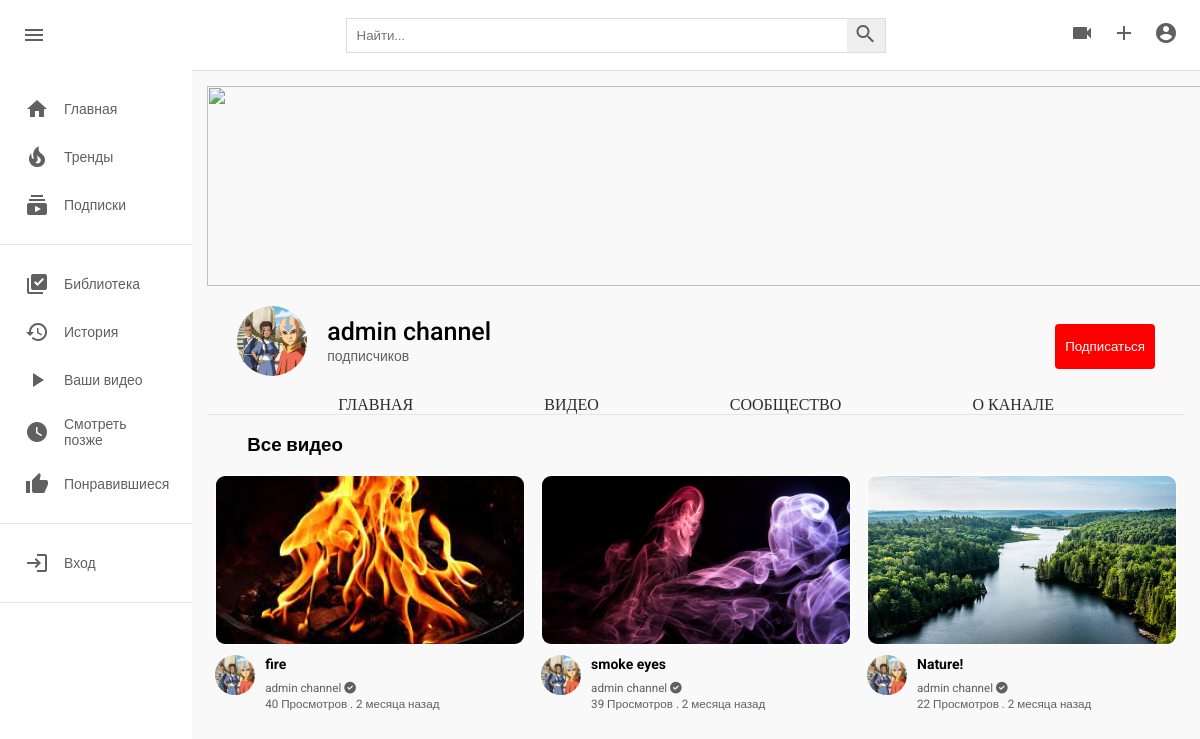
The page /channel-videos/2/ on the database its author committed.
### app_channel/models.py (models this page shows, shortened)
class Channel(models.Model):
    channel_name = models.CharField(max_length=255, verbose_name='название канала')
    full_name = models.CharField(max_length=255, verbose_name='имя')
    description = models.TextField(verbose_name='описание')
    owner = models.OneToOneField(User, on_delete=models.PROTECT, verbose_name='владелец канала', related_name='channel')
    keywords = TaggableManager(verbose_name='теги канала')
    subscribers = models.ManyToManyField(User, verbose_name='подписчики', related_name='subscribers',
                                         null=True, blank=True)
    is_active = models.BooleanField(default=True, verbose_name='активный канал')
    avatar = models.ImageField(upload_to=path_for_avatar_channel, verbose_name='аватарка')
    channel_art = models.ImageField(upload_to=path_for_avatar_channel, verbose_name='обложка канала',
                                    null=True, blank=True)
    created_at = models.DateTimeField(auto_now_add=True, verbose_name='дата создания канала')
    verified = models.BooleanField(default=False, verbose_name='верифицирован')
    business_email = models.EmailField(null=True, blank=True, verbose_name='почта для сотрудничества')
    is_show_business_email = models.BooleanField(default=False, verbose_name='показывать почту для сотрудничества')
    location = models.CharField(max_length=255, null=True, blank=True, verbose_name='адрес')
    is_show_location = models.BooleanField(default=False, verbose_name='показывать адрес')
    twitter = models.URLField(max_length=255, verbose_name='twitter', null=True, blank=True)
    facebook = models.URLField(max_length=255, verbose_name='facebook', null=True, blank=True)
    instagram = models.URLField(max_length=255, verbose_name='instagram', null=True, blank=True)
    tiktok = models.URLField(max_length=255, verbose_name='tiktok', null=True, blank=True)
    class Meta:
        verbose_name = 'канал'
        verbose_name_plural = 'каналы'

### app_main/models.py (models this page shows, shortened)
class Video(models.Model):
    title = models.CharField(max_length=255, verbose_name='название видео')
    description = models.TextField(verbose_name='описание')
    video = models.FileField(upload_to=path_for_video, verbose_name='видео')
    image = models.ImageField(upload_to=path_for_video, verbose_name='картинка видео')
    tags = TaggableManager(blank=True)
    created_at = models.DateTimeField(auto_now_add=True)
    visibility = models.CharField(max_length=20, choices=VISIBILITY, default='public', verbose_name='доступ')
    views = models.PositiveIntegerField(default=0, verbose_name='просмотры')
    author = models.ForeignKey(User, on_delete=models.PROTECT, verbose_name='автор')
    time_update_view_count = models.DateTimeField(default=now(), verbose_name='время обновления просмотра')
    likes = models.ManyToManyField(User, related_name='likes_video', verbose_name='лайки', null=True, blank=True)
    dislikes = models.ManyToManyField(User, related_name='dislikes_video', verbose_name='дизлайки',
                                      null=True, blank=True)
    history_videos = models.ManyToManyField(User, related_name='history_videos', verbose_name='история просмотра',
                                            blank=True, null=True)
    saved_user = models.ManyToManyField(User, related_name='saved_videos',
                                        verbose_name='сохраненные видео для просмотра позже', null=True, blank=True)
    is_featured_video = models.BooleanField(default=False, verbose_name='главное видео на канале')
    class Meta:
        verbose_name = 'видео'
        verbose_name_plural = 'видео'

### app_channel/views.py (the view)
# urls.py: path('channel-videos/<int:channel_id>/', ChannelVideosView.as_view(), name='channel-videos'),
class ChannelVideosView(DetailView):
    model = Channel
    template_name = 'channel/channel-videos.html'
    pk_url_kwarg = 'channel_id'
    def get_context_data(self, **kwargs):
        context = super().get_context_data(**kwargs)
        context['videos'] = Video.objects.filter(author=self.object.owner, visibility='public').order_by('-created_at')
        return context

### templates/channel/channel-videos.html
{% extends 'base.html' %}
{% load static %}
{% load humanize %}
{% block style %} <link rel="stylesheet" href="{% static 'css/style.css' %}" type="text/css">{% endblock style %}
{% block content %}
<div class="mainBody">
    {% include 'partials/sidebar.html' %}
    <div class="videos">
        {% include 'channel/partials/channel-header.html' %}
        <br>
        <div class="popular-video flex">
            <h3>Все видео</h3>
        </div>
        <br>
        <div class="videos__container">
            {% for v in videos %}
                <div class="video">
                    <div class="video__thumbnail">
                        {% if v.image %}
                            <a href="{% url 'video-detail' v.id %}"><img src="{{v.image.url}}" alt=""></a>
                        {% else %}
                            <a href="{% url 'video-detail' v.id %}"><img src="https://encrypted-tbn0.gstatic.com/images?q=tbn:ANd9GcQrf0lpB42PwkxZCIvkgPjzFbA4SMYVhjyVLDdrC5_OLJEAI4GCqBfknjVqIeqQXvHuX9A&usqp=CAU" alt=""></a>
                        {% endif %}
                    </div>
                    <div class="video__details">
                        <div class="author">
                            {% if v.author.channel.avatar %}
                                <a href="{% url 'channel-profile' v.author.channel.id %}"><img src="{{ v.author.channel.avatar.url }}" alt=""></a>
                            {% else %}
                                <a href="{% url 'channel-profile' v.author.channel.id %}"><img src="https://cdn-icons-png.flaticon.com/512/1053/1053244.png?w=360" alt=""></a>
                            {% endif %}
                        </div>
                        <div class="title">
                            <a href="{% url 'video-detail' v.id %}"><h3>{{v.title|truncatechars:34}}</h3></a>
                            <a href="{% url 'channel-profile' v.author.channel.id %}"><small>{{v.author.channel.channel_name}} {% if v.author.channel.verified == True %} <i class="fas fa-check-circle"></i> {% endif %} </small></a>
                            <span><small>{{ v.views }} Просмотров . {{ v.created_at|naturaltime }} </small></span>
                        </div>
                    </div>
                </div>
            {% endfor %}
        </div>
    </div>
</div>
{% endblock content %}

### templates/base.html (shortened to what this page needs)
{% load static %}
<!DOCTYPE html>
<html lang="en">
<head>
    {% block style %}
    {% endblock style %}
    <link rel="stylesheet" href="https://use.fontawesome.com/releases/v6.0.0/css/all.css" />
</head>
<body>
    <div class="header">
        <a href="{% url 'index' %}">
            <div class="header__left">
                <i id="menu" class="material-icons">menu</i>
            </div>
        </a>
        <div class="header__search">
            <form action="{% url 'search' %}" method="GET">
                <input type="text" placeholder="Найти..." name="q">
                <button><i class="material-icons">search</i></button>
            </form>
        </div>
        <div class="header__icons">
            {% if request.user.is_authenticated %}
                <a href="{% url 'upload-video' %}"><i class="material-icons ">videocam</i></a>
                <a href="{% url 'create-post' request.user.channel.id %}"><i class="material-icons">add</i></a>
            {% else %}
                <a href="{% url 'sign-in' %}"><i class="material-icons ">videocam</i></a>
                <a href="{% url 'sign-in' %}"><i class="material-icons">add</i></a>
            {% endif %}
            {% if request.user.is_authenticated %}
                <a href="{% url 'studio' request.user.id %}"><i id="drop-down" class="material-icons display-this">account_circle</i></a>
            {% else %}
                <a href="{% url 'sign-in' %}"><i id="drop-down" class="material-icons display-this">account_circle</i></a>
            {% endif %}
        </div>
    </div>
    {% block content %}
    {% endblock content %}
</body>
</html>

### templates/partials/sidebar.html (shortened to what this page needs)
<div class="sidebar">
    <div class="sidebar__categories">
        <a href="{% url 'index' %}">
            <div class="sidebar__category">
                <i class="material-icons">home</i>
                <span>Главная</span>
            </div>
        </a>
        <a href="{% url 'trending' %}">
            <div class="sidebar__category">
                <i class="material-icons">local_fire_department</i>
                <span>Тренды</span>
            </div>
        </a>
        <a href="{% url 'subscriptions_videos' %}">
            <div class="sidebar__category">
                <i class="material-icons">subscriptions</i>
                <span>Подписки</span>
            </div>
        </a>
    </div>
    <hr>
    <div class="sidebar__categories">
        <a href="{% url 'saved-videos' %}">
                <div class="sidebar__category">
                    <i class="material-icons">library_add_check</i>
                    <span>Библиотека</span>
                </div>
        </a>
        <a href="{% url 'history-videos' %}">
            <div class="sidebar__category">
                <i class="material-icons">history</i>
                <span>История</span>
            </div>
        </a>
        {% if request.user.is_authenticated %}
            <a href="{% url 'channel-videos' request.user.channel.id %}">
                <div class="sidebar__category">
                    <i class="material-icons">play_arrow</i>
                    <span>Ваши видео</span>
                </div>
            </a>
        {% else %}
            <a href="{% url 'sign-in' %}">
                <div class="sidebar__category">
                    <i class="material-icons">play_arrow</i>
                    <span>Ваши видео</span>
                </div>
            </a>
        {% endif %}
        <a href="{% url 'saved-videos' %}">
            <div class="sidebar__category">
                <i class="material-icons">watch_later</i>
                <span>Смотреть позже</span>
            </div>
        </a>
        <a href="{% url 'liked_videos' %}">
            <div class="sidebar__category">
                <i class="material-icons">thumb_up</i>
                <span>Понравившиеся</span>
            </div>
        </a>
    </div>
    <hr>
    <div class="sidebar__categories">
        {% if not request.user.is_authenticated %}
            <a href="{% url 'sign-in' %}">
                <div class="sidebar__category">
                    <i class="material-icons">login</i>
                    <span>Вход</span>
                </div>
            </a>
        {% endif %}
    </div>
    <hr>
</div>

### templates/channel/partials/channel-header.html (shortened to what this page needs)
<div class="channel-art">
    {% if channel.channel_art %}
        <img style="object-fit: cover;" src="{{ channel.channel_art.url }}" alt="">
    {% else %}
        <img src="https://wallpaper.dog/large/10702685.jpg" alt="">
    {% endif %}
</div>
<div class="channel-header flex">
    <div class="channel-img-title flex">
        {% if channel.avatar %}
            <img class="img" src="{{channel.avatar.url}}" alt="">
        {% else %}
            <img class="img" src="https://thumbs.dreamstime.com/b/default-avatar-profile-vector-user-profile-default-avatar-profile-vector-user-profile-profile-179376714.jpg" alt="">
        {% endif %}
        <div class="channel-image-texts">
            <h4>{{channel.channel_name}}</h4>
            <span> подписчиков</span>
        </div>
    </div>
    <div class="channel-header-btns">
        {% if request.user in channel.subscribers.all %}
            <div><button id="sub_btn" onclick="addsub()" class="channel-subscribe sub_button_channel">Отписаться</button></div>
        {% else %}
            <div><button id="sub_btn" onclick="addsub()" class="channel-subscribe sub_button_channel">Подписаться</button></div>
        {% endif %}
    </div>
</div>
<div class="channel-header-links flex">
    <a href="{% url 'channel-profile' channel.id %}" class="display-this">Главная</a>
    <a href="{% url 'channel-videos' channel.id %}" class="display-this">Видео</a>
    <a href="{% url 'channel-community' channel.id %}" class="dont-display-thdis">Сообщество</a>
    <a href="{% url 'channel-about' channel.id %}" class="displhray-this">О канале</a>
</div>
<hr>

### static/css/style.css (style rules this page uses)
* { margin: 0; padding: 0; box-sizing: border-box; font-family: 'Roboto', sans-serif; }
body { font-family: poppins; }
.material-icons { color: rgb(96, 96, 96); }
.header { display: flex; justify-content: space-between; align-items: center; height: 70px; padding: 15px; }
.header__left { display: flex; align-items: center; }
.header i { padding: 0 7px; cursor: pointer; }
.header__search form { border: 1px solid #ddd; height: 35px; margin: 0; padding: 0; display: flex; }
.header__search input { width: 500px; padding: 10px; margin: 0; border-radius: 0; border: none; height: 100%; }
.header__search button { padding: 0; margin: 0; height: 100%; border: none; border-radius: 0; }
.mainBody { height: calc(100vh - 70px); display: flex; overflow: hidden; }
.sidebar { height: 100%; width: 230px; background-color: white; overflow-y: scroll; }
.sidebar__categories { width: 100%; display: flex; flex-direction: column; margin-bottom: 15px; margin-top: 15px; }
.sidebar__category { display: flex; align-items: center; padding: 12px 25px; }
.sidebar__category span { margin-left: 15px; }
hr { height: 1px; background-color: #e5e5e5; border: none; }
.videos { background-color: #f9f9f9; width: 100%; height: 100%; padding: 15px 15px; border-top: 1px solid #ddd; overflow-y: scroll; }
.videos__container { display: flex; flex-direction: row; justify-content: space-around; flex-wrap: wrap; }
.video { width: 310px; transition: 1s; margin-bottom: 30px; }
.video__thumbnail { width: 100%; height: 170px; }
.video__thumbnail img { object-fit: cover; height: 100%; width: 100%; border: 1px solid white; border-radius: 10px; }
.author img { object-fit: cover; border-radius: 50%; height: 40px; width: 40px; margin-right: 10px; }
.video__details { display: flex; margin-top: 10px; }
.title { display: flex; flex-direction: column; }
.title h3 { color: rgb(3, 3, 3); line-height: 18px; font-size: 14px; margin-bottom: 6px; }
.title a, span { text-decoration: none; color: rgb(96, 96, 96); font-size: 14px; }
.channel-art img { width: 1100px; height: 200px; }
.channel-art { width: 1100px; height: 200px; }
.flex { display: flex; }
.channel-header { margin: 20px 30px; align-items: center; justify-content: space-between; }
.channel-img-title { align-items: center; }
.channel-img-title .img { width: 70px; height: 70px; object-fit: cover; border-radius: 50px; }
.channel-img-title .channel-image-texts { margin-left: 20px; }
.channel-image-texts h4 { font-size: 25px; font-weight: 500; }
.channel-header-btns { display: flex; }
.channel-header-btns .channel-subscribe { background-color: rgb(255, 0, 0); color: white; border-radius:4px; }
.channel-header-links { justify-content: space-evenly; }
.channel-header-links a { text-decoration: none; text-transform: uppercase; font-family: poppins; color: rgb(43, 43, 43); font-weight: 500; }
.popular-video { align-items: center; }
.popular-video h3 { margin-left: 40px; }
a { text-decoration: none; }
.sub_button_channel { padding: 15px 10px; margin-top: 10px; border: none; }

### templates/base.html (style rules this page uses)
a { text-decoration: none; }

### rows shown on the page
Channel: avatar (picture), channel_name "admin channel"
Video: image (picture), author.channel.avatar (picture), title "fire", author.channel.channel_name "admin channel", views "40", created_at "2 месяца назад"
Video: image (picture), author.channel.avatar (picture), title "smoke eyes", author.channel.channel_name "admin channel", views "39", created_at "2 месяца назад"
Video: image (picture), author.channel.avatar (picture), title "Nature!", author.channel.channel_name "admin channel", views "22", created_at "2 месяца назад"
